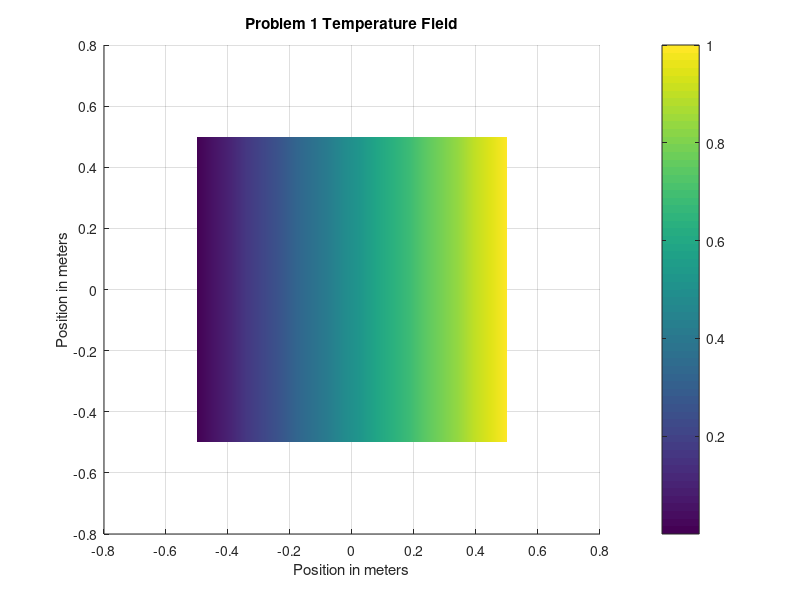

Here is the MATLAB script that generated this plot: (Note: this script raises an error after producing the figure.)
clc;
clear;

nodes = [ -0.50,         -0.50;
           0.00,         -0.50;
           0.50,         -0.50;
          -0.50,          0.00;
           0.00,          0.00;
           0.50,          0.00;
          -0.50,          0.50;
           0.00,          0.50;
           0.50,          0.50;
          -0.25,         -0.50;
           0.00,         -0.25;
          -0.25,          0.00;
          -0.50,         -0.25;
           0.25,         -0.50;
           0.50,         -0.25;
           0.25,          0.00;
           0.00,          0.25;
          -0.25,          0.50;
          -0.50,          0.25;
           0.50,          0.25;
           0.25,          0.50 ];

elements = [  1,  2,  5,  4, 10, 11, 12, 13;
              2,  3,  6,  5, 14, 15, 16, 11;
              4,  5,  8,  7, 12, 17, 18, 19;
              5,  6,  9,  8, 16, 20, 21, 17 ];

%-------------------------------------------------------------------------%
%                ME 489 Introduction to Finite Element Analysis           %
%                        Project function template                        %
%                                                                         %
% Note: 1) Use this function as a starting point for your code            %
%       2) Make sure all other functions that you need to run your code   %
%          are called from here. When the code is tested only this        %
%          function will be run.                                          %
%-------------------------------------------------------------------------%

% Problem 1:
NBC_flag = 0;
k = 1;
s = 0;
gamma_T = [1,4,8;2,3,6;1,4,8;2,3,6]; %local node number for Dirichlet BC
T_bar = [0,1,0,1]; %temp for Dirichlet BC

%% program

%init
n_el = size(elements);
n_el = n_el(1); %number of elements
n_node = size(elements);
n_node = n_node(2); %number of nodes in one elements
n_qp = 4; %4-point quadrature
qp_coord = [-1/sqrt(3),-1/sqrt(3);1/sqrt(3),-1/sqrt(3);
    1/sqrt(3),1/sqrt(3);-1/sqrt(3),1/sqrt(3)];%quadrature point coordinates
C = 10^5;
K_g = zeros(max(max(elements)));
f_g = zeros(max(max(elements)),1);

%FEA code
tic
for el = 1:n_el %for number of elements
    % zero out K_el, f_el_omega, f_el_gamma
    K_el = zeros(n_node);
    f_el_omega = zeros(n_node,1);
    f_el_gamma = zeros(n_node,1);
    
    % construct local K and f
    for qp = 1:n_qp %for number of quadrature point
        xi = qp_coord(qp,1); %get current xi
        eta = qp_coord(qp,2); %get current eta
        %get N and delta N matrix
        N_e = [-0.25*(1-xi)*(1-eta)*(1+xi+eta),-0.25*(1+xi)*(1-eta)*(1-xi+eta),-0.25*(1+xi)*(1+eta)*(1-xi-eta),-0.25*(1-xi)*(1+eta)*(1+xi-eta),0.5*(1-xi)*(1+xi)*(1-eta),0.5*(1+xi)*(1-eta)*(1+eta),0.5*(1-xi)*(1+xi)*(1+eta),0.5*(1-xi)*(1-eta)*(1+eta)];
        delta_N_e = [-0.25*(1-eta)*(-2*xi-eta),-0.25*(1-eta)*(eta-2*xi),-0.25*(1+eta)*(-2*xi-eta),-0.25*(1+eta)*(eta-2*xi),-xi*(1-eta),0.5*(1-eta)*(1+eta),-xi*(eta+1),-0.5*(1-eta)*(1+eta);
            -0.25*(1-xi)*(-xi-2*eta),-0.25*(1+xi)*(xi-2*eta),-0.25*(1+xi)*(-xi-2*eta),-0.25*(1-xi)*(xi-2*eta),-0.5*(1-xi)*(1+xi),-eta*(xi+1),0.5*(1-xi)*(1+xi),-eta*(-xi+1)];
        %get J
        P = [nodes(elements(el,1),1),nodes(elements(el,1),2);
            nodes(elements(el,2),1),nodes(elements(el,2),2);
            nodes(elements(el,3),1),nodes(elements(el,3),2);
            nodes(elements(el,4),1),nodes(elements(el,4),2);
            nodes(elements(el,5),1),nodes(elements(el,5),2);
            nodes(elements(el,6),1),nodes(elements(el,6),2);
            nodes(elements(el,7),1),nodes(elements(el,7),2);
            nodes(elements(el,8),1),nodes(elements(el,8),2)];
        J = delta_N_e * P;
        J_inverse = inv(J);
        J_det = det(J);
        for i = 1:n_node 
            for j = 1:n_node
                K_el(i,j) = K_el(i,j)+k*transpose(J_inverse*[delta_N_e(1,i);delta_N_e(2,i)])*(J_inverse*[delta_N_e(1,j);delta_N_e(2,j)])*J_det;
            end
            f_el_omega(i) = f_el_omega(i)+s*transpose(N_e(i))*J_det;
        end
    end
    
    % Apply Neumann BC
    if NBC_flag == 1 % enable when NBC is needed
        if NBC_elem(el) == 1
            for qp = 1:n_qp_NBC  %for number of quadrature point
                xi = qp_coord_NBC(qp,1); %get current xi
                eta = qp_coord_NBC(qp,2); %get current eta
                N_e_NBC = [-0.25*(1-xi)*(1-eta)*(1+xi+eta),-0.25*(1+xi)*(1-eta)*(1-xi+eta),-0.25*(1+xi)*(1+eta)*(1-xi-eta),-0.25*(1-xi)*(1+eta)*(1+xi-eta),0.5*(1-xi)*(1+xi)*(1-eta),0.5*(1+xi)*(1-eta)*(1+eta),0.5*(1-xi)*(1+xi)*(1+eta),0.5*(1-xi)*(1-eta)*(1+eta)];
                for i = 1:n_node
                    f_el_gamma(i) = f_el_gamma(i) - q*N_e_NBC(i)*J_det_NBC;
                end
            end
        end
    end
    
    % Apply Dirichlet BC
    for i = gamma_T(el,:)
        if i ~= 0
            K_el(i,i) = C;
            f_el_omega(i) = C * T_bar(el);
        end
    end
    
    % Construct Global K and f
    K_g(elements(el,:),elements(el,:)) = K_g(elements(el,:),elements(el,:)) + K_el;
    f_g(elements(el,:)) = f_g(elements(el,:)) + f_el_omega + f_el_gamma;
    
end %end el = 1:n_el

% solve for T matrix
opts.SYM = true;
T = linsolve(K_g, f_g, opts);

% solve for heat flux q
q = zeros(2,n_el*n_qp);
x_qp = zeros(1,n_el*n_qp);
y_qp = zeros(1,n_el*n_qp);
index = 1;
for el = 1:n_el %for number of elements
    for qp = 1:n_qp %for number of quadrature point
        T_el = [T(elements(el,1));T(elements(el,2));T(elements(el,3));T(elements(el,4));
            T(elements(el,5));T(elements(el,6));T(elements(el,7));T(elements(el,8))];
        X_el = [nodes(elements(el,1),1);nodes(elements(el,2),1);nodes(elements(el,3),1);nodes(elements(el,4),1);
            nodes(elements(el,5),1);nodes(elements(el,6),1);nodes(elements(el,7),1);nodes(elements(el,8),1)];
        Y_el = [nodes(elements(el,1),2);nodes(elements(el,2),2);nodes(elements(el,3),2);nodes(elements(el,4),2);
            nodes(elements(el,5),2);nodes(elements(el,6),2);nodes(elements(el,7),2);nodes(elements(el,8),2)];
        xi = qp_coord(qp,1); %get current xi
        eta = qp_coord(qp,2); %get current eta
        delta_N_e = [-0.25*(1-eta)*(-2*xi-eta),-0.25*(1-eta)*(eta-2*xi),-0.25*(1+eta)*(-2*xi-eta),-0.25*(1+eta)*(eta-2*xi),-xi*(1-eta),0.5*(1-eta)*(1+eta),-xi*(eta+1),-0.5*(1-eta)*(1+eta);
            -0.25*(1-xi)*(-xi-2*eta),-0.25*(1+xi)*(xi-2*eta),-0.25*(1+xi)*(-xi-2*eta),-0.25*(1-xi)*(xi-2*eta),-0.5*(1-xi)*(1+xi),-eta*(xi+1),0.5*(1-xi)*(1+xi),-eta*(-xi+1)];
        %get J
        P = [nodes(elements(el,1),1),nodes(elements(el,1),2);
            nodes(elements(el,2),1),nodes(elements(el,2),2);
            nodes(elements(el,3),1),nodes(elements(el,3),2);
            nodes(elements(el,4),1),nodes(elements(el,4),2);
            nodes(elements(el,5),1),nodes(elements(el,5),2);
            nodes(elements(el,6),1),nodes(elements(el,6),2);
            nodes(elements(el,7),1),nodes(elements(el,7),2);
            nodes(elements(el,8),1),nodes(elements(el,8),2)];
        J = delta_N_e * P;
        J_inverse = inv(J);
        B = J_inverse*[-0.25*(1-eta)*(-2*xi-eta),-0.25*(1-eta)*(eta-2*xi),-0.25*(1+eta)*(-2*xi-eta),-0.25*(1+eta)*(eta-2*xi),-xi*(1-eta),0.5*(1-eta)*(1+eta),-xi*(eta+1),-0.5*(1-eta)*(1+eta);
                -0.25*(1-xi)*(-xi-2*eta),-0.25*(1+xi)*(xi-2*eta),-0.25*(1+xi)*(-xi-2*eta),-0.25*(1-xi)*(xi-2*eta),-0.5*(1-xi)*(1+xi),-eta*(xi+1),0.5*(1-xi)*(1+xi),-eta*(-xi+1)];
        N = [-0.25*(1-xi)*(1-eta)*(1+xi+eta),-0.25*(1+xi)*(1-eta)*(1-xi+eta),-0.25*(1+xi)*(1+eta)*(1-xi-eta),-0.25*(1-xi)*(1+eta)*(1+xi-eta),0.5*(1-xi)*(1+xi)*(1-eta),0.5*(1+xi)*(1-eta)*(1+eta),0.5*(1-xi)*(1+xi)*(1+eta),0.5*(1-xi)*(1-eta)*(1+eta)];
        q(:,index) = B * T_el*-k;
        x_qp(index) = N * X_el;
        y_qp(index) = N * Y_el;
        index = index+1;
    end
end
toc

%% Graphs and Plots 
[Xmg,Ymg] = meshgrid(linspace(-0.5,0.5,20),linspace(-0.5,0.5,20));
[Xq,Yq,Tq] = griddata(nodes(:,1),nodes(:,2),T,Xmg,Ymg);

figure('Name','Problem 1 Temperature Field','NumberTitle','off')
surf(Xq,Yq,zeros(size(Xq)),Tq)
view(2)
shading interp
a=colorbar;
title('Problem 1 Temperature Field')
xlabel('Position in meters')
ylabel('Position in meters')
a.Label.String = 'Temperature';

figure('Name','Problem 1 Heat Flux','NumberTitle','off')
quiver(x_qp,y_qp,q(1,:),q(2,:))
hold on
scatter(x_qp,y_qp)
title('Problem 1 Heat Flux')
xlabel('Position in meters')
ylabel('Position in meters')
hold off
    
    